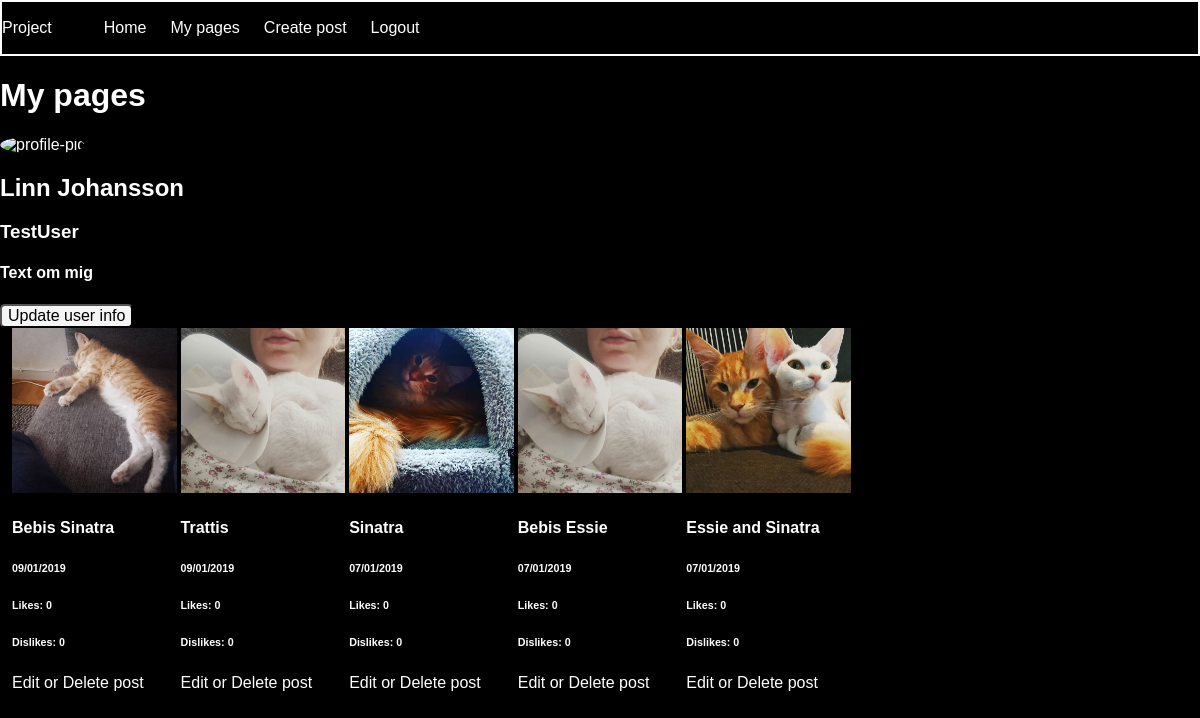
Page /my-pages.php (signed in) on the committed database.
### tables this page shows
CREATE TABLE "users" (
	`id`	INTEGER PRIMARY KEY AUTOINCREMENT,
	`name`	TEXT,
	`password`	TEXT,
	`email`	TEXT,
	`profile_image_url`	TEXT,
	`username`	TEXT,
	`bio`	TEXT
);

CREATE TABLE "posts" (
	`post_id`	INTEGER PRIMARY KEY AUTOINCREMENT,
	`description`	TEXT,
	`image_url`	TEXT,
	`user_id`	INTEGER,
	`date`	INTEGER
);

### app/database/database-functions.php (called while the page is built, shortened)
<?php
function connectToDB(){
    static $pdo;
    if ($pdo instanceof PDO) {
        return $pdo;
    }
    $config = require dirname(__DIR__).'/config.php';
    $pdo = new PDO($config['database_path']);
    return $pdo;
}
function getUser($userId){
    $pdo = connectToDB();
    $statement = $pdo->prepare('SELECT id, name, email, profile_image_url, username, bio FROM users WHERE id = :id');
    $statement->bindParam(':id', $userId, PDO::PARAM_INT);
    $statement->execute();
    $user = $statement->fetch(PDO::FETCH_ASSOC);
    return $user;
}
function getMyPosts($user){
    $pdo = connectToDB();
    $myPostsStatement = $pdo->prepare('SELECT * FROM posts WHERE user_id = :user ORDER BY date DESC');
    $myPostsStatement->bindParam(':user', $user, PDO::PARAM_INT);
    $myPostsStatement->execute();
    $myPosts = $myPostsStatement->fetchAll(PDO::FETCH_ASSOC);
    return $myPosts;
}

### app/autoload.php (called while the page is built, shortened)
<?php
require __DIR__.'/database/database-functions.php';
if (isset($_SESSION['user'])) {
    $loggedInUser = getUser($_SESSION['user']);
};

### my-pages.php (the view)
<?php
require __DIR__.'/views/header.php';
$myPosts = getMyPosts($loggedInUser['id']);
?>
<div>
    <div class="user-info">
        <h1>My pages</h1>
        <img class="profile-pic" src="<?= $loggedInUser['profile_image_url']?>" alt="profile-pic">
        <h2>
            <?= $loggedInUser['name']?>
        </h2>
        <h3>
            <?= $loggedInUser['username']?>
        </h3>
        <h4>
            <?= $loggedInUser['bio']?>
        </h4>
    </div>
    <button><a href="/update-user-page.php">Update user info</a></button>
    <div class="post-feed">
        <?php
        foreach ($myPosts as $myPost) : ?>
        <div class="post">
            <img class="post-image" src="<?= $myPost['image_url']?>" alt="image">
            <h4>
                <?= $myPost['description']?>
            </h4>
            <h6>
                <?=date('d/m/Y', $myPost['date'])?>
            </h6>
            <h6 class="likes">Likes: 0</h6>
            <h6 class="dislikes">Dislikes: 0</h6>
            <a href="<?= "/update-post-page.php?postId=".$myPost['post_id'];?>"> Edit or Delete post</a> </div> <?php
                endforeach ?>
        </div>
    </div>
    <?php require __DIR__.'/views/footer.php'; ?>

### assets/styles/main.css (style rules this page uses)
* { box-sizing: border-box; }
body { width: 100vw; margin: 0; background-color: black; color: white; font-family: sans-serif; }
img { width: 200px; }
a { color: white; text-decoration: none; }
button { color: black; background-color: whitesmoke; border-radius: 5px; }
button > a { color: black; }
.post-feed { width: 98vw; margin: auto; display: grid; grid-gap: 4px; grid-template-columns: repeat(auto-fill, minmax(150px, 1fr)); }
.post { width: 100%; }
.post-image { width: 100%; }
.profile-pic { width: 200px; border-radius: 50%; }

### rows in the picture
users: name "Linn Johansson", username "TestUser", bio "Text om mig"
posts: image_url (picture), description "Bebis Sinatra", date "09/01/2019"
posts: image_url (picture), description "Trattis", date "09/01/2019"
posts: image_url (picture), description "Sinatra", date "07/01/2019"
posts: image_url (picture), description "Bebis Essie", date "07/01/2019"
posts: image_url (picture), description "Essie and Sinatra", date "07/01/2019"

### other values in the picture
$config['title'] "Project"
